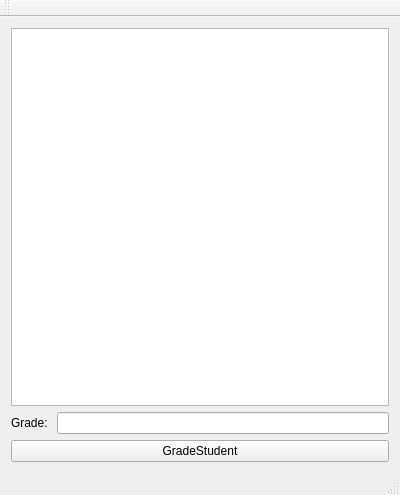
<?xml version="1.0" encoding="UTF-8"?>
<ui version="4.0">
 <class>TeacherWindow</class>
 <widget class="QMainWindow" name="TeacherWindow">
  <property name="geometry">
   <rect>
    <x>0</x>
    <y>0</y>
    <width>400</width>
    <height>495</height>
   </rect>
  </property>
  <property name="windowTitle">
   <string>TeacherWindow</string>
  </property>
  <widget class="QWidget" name="centralWidget">
   <layout class="QGridLayout" name="gridLayout">
    <item row="0" column="0">
     <layout class="QVBoxLayout" name="verticalLayout_2">
      <item>
       <widget class="QListWidget" name="studentList"/>
      </item>
      <item>
       <layout class="QVBoxLayout" name="verticalLayout">
        <item>
         <layout class="QHBoxLayout" name="horizontalLayout">
          <item>
           <widget class="QLabel" name="gradeLabel">
            <property name="text">
             <string>Grade: </string>
            </property>
           </widget>
          </item>
          <item>
           <widget class="QLineEdit" name="gradeValueEdit"/>
          </item>
         </layout>
        </item>
        <item>
         <widget class="QPushButton" name="gradeButton">
          <property name="text">
           <string>GradeStudent</string>
          </property>
         </widget>
        </item>
       </layout>
      </item>
     </layout>
    </item>
   </layout>
  </widget>
  <widget class="QMenuBar" name="menuBar">
   <property name="geometry">
    <rect>
     <x>0</x>
     <y>0</y>
     <width>400</width>
     <height>22</height>
    </rect>
   </property>
  </widget>
  <widget class="QToolBar" name="mainToolBar">
   <attribute name="toolBarArea">
    <enum>TopToolBarArea</enum>
   </attribute>
   <attribute name="toolBarBreak">
    <bool>false</bool>
   </attribute>
  </widget>
  <widget class="QStatusBar" name="statusBar"/>
 </widget>
 <layoutdefault spacing="6" margin="11"/>
 <resources/>
 <connections/>
</ui>
